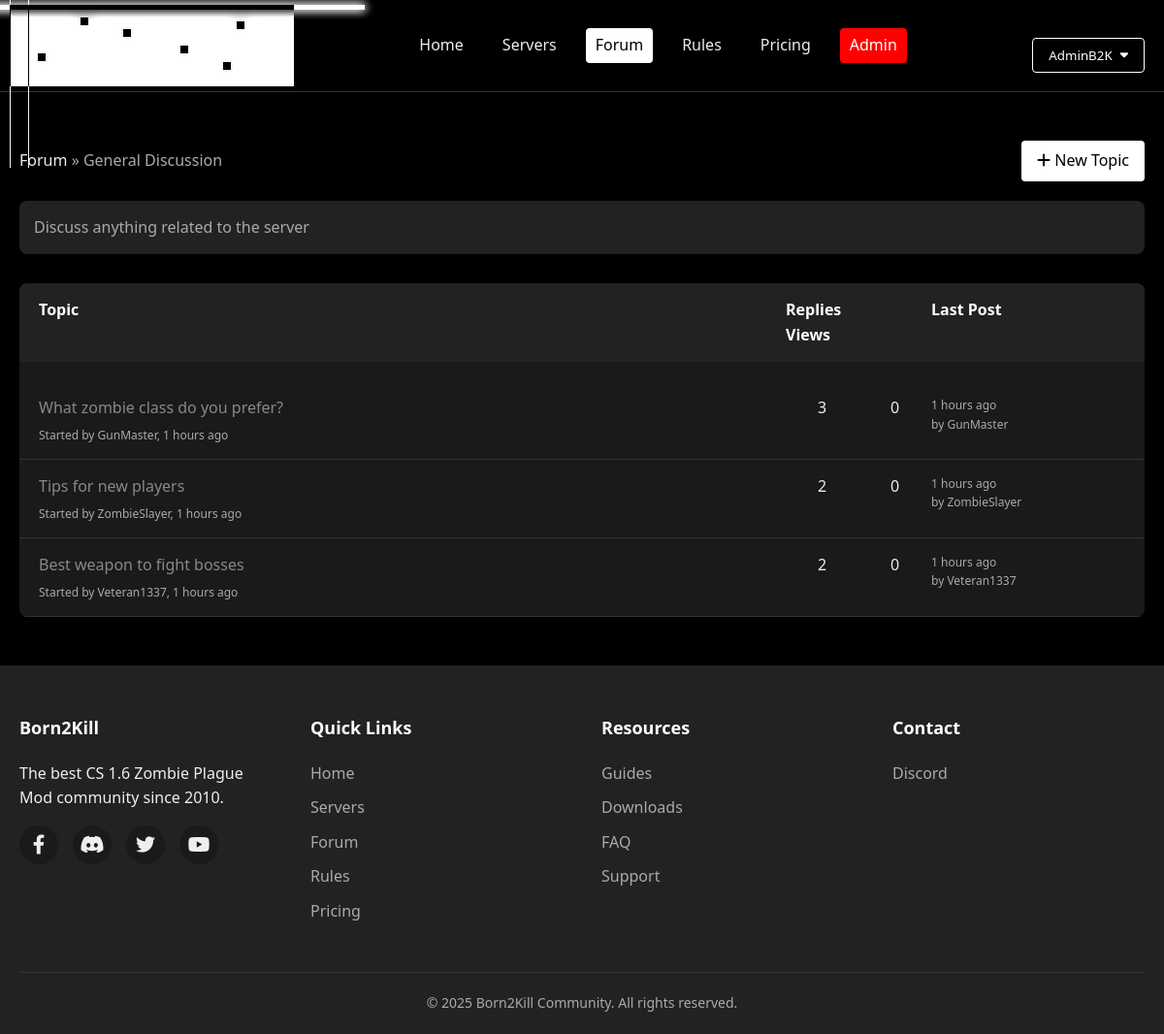
Page /php/category.php?id=2 (signed in) on the committed database.
### tables this page shows
CREATE TABLE IF NOT EXISTS forum_categories (
    id INT AUTO_INCREMENT PRIMARY KEY,
    name VARCHAR(100) NOT NULL,
    description TEXT,
    sort_order INT DEFAULT 0
);

CREATE TABLE IF NOT EXISTS forum_topics (
    id INT AUTO_INCREMENT PRIMARY KEY,
    category_id INT NOT NULL,
    user_id INT NOT NULL,
    title VARCHAR(255) NOT NULL,
    created_at TIMESTAMP DEFAULT CURRENT_TIMESTAMP,
    is_pinned TINYINT(1) DEFAULT 0,
    is_locked TINYINT(1) DEFAULT 0,
    views INT DEFAULT 0,
    FOREIGN KEY (category_id) REFERENCES forum_categories(id) ON DELETE CASCADE,
    FOREIGN KEY (user_id) REFERENCES users(id) ON DELETE CASCADE
);

CREATE TABLE IF NOT EXISTS users (
    id INT AUTO_INCREMENT PRIMARY KEY,
    username VARCHAR(50) UNIQUE NOT NULL,
    password VARCHAR(255) NOT NULL,
    email VARCHAR(100) UNIQUE NOT NULL,
    registration_date TIMESTAMP DEFAULT CURRENT_TIMESTAMP,
    last_login TIMESTAMP NULL,
    avatar VARCHAR(255) DEFAULT 'default.jpg',
    is_admin TINYINT(1) DEFAULT 0,
    vip_status VARCHAR(20) DEFAULT 'none',
    vip_expires TIMESTAMP NULL,
    level INT DEFAULT 1,
    points INT DEFAULT 0,
    packs INT DEFAULT 0
);

### php/config.php (called while the page is built, shortened)
<?php
$db_host = "localhost";
$db_name = "";
$db_user = "";
$db_pass = "";
$conn = new mysqli($db_host, $db_user, $db_pass, $db_name);
$conn->set_charset("utf8mb4");
function isLoggedIn() {
    return isset($_SESSION['user_id']);
}
function getCategoryTopics($category_id) {
    global $conn;
    $sql = "SELECT t.*, u.username as author,
           (SELECT COUNT(*) FROM forum_posts WHERE topic_id = t.id) as replies,
           (SELECT MAX(created_at) FROM forum_posts WHERE topic_id = t.id) as last_reply_date,
           (SELECT u2.username FROM forum_posts p JOIN users u2 ON p.user_id = u2.id
            WHERE p.topic_id = t.id ORDER BY p.created_at DESC LIMIT 1) as last_reply_author
           FROM forum_topics t
           JOIN users u ON t.user_id = u.id
           WHERE t.category_id = ?
           ORDER BY t.is_pinned DESC, t.created_at DESC";
    $stmt = $conn->prepare($sql);
    $stmt->bind_param("i", $category_id);
    $stmt->execute();
    $result = $stmt->get_result();
    $topics = [];
    if ($result->num_rows > 0) {
        while ($row = $result->fetch_assoc()) {
            $topics[] = $row;
        }
    }
    return $topics;
}
function formatDate($date) {
    $timestamp = strtotime($date);
    $now = time();
    $diff = $now - $timestamp;
    if ($diff < 60) {
        return 'Just now';
    } elseif ($diff < 3600) {
        return floor($diff / 60) . ' minutes ago';
    } elseif ($diff < 86400) {
        return floor($diff / 3600) . ' hours ago';
    } elseif ($diff < 604800) {
        return floor($diff / 86400) . ' days ago';
    } else {
        return date('M j, Y', $timestamp);
    }
}

### php/category.php (the view, shortened to what this page needs)
<?php
require_once 'config.php';
$category_id = (int)$_GET['id'];
$sql = "SELECT * FROM forum_categories WHERE id = ?";
$stmt = $conn->prepare($sql);
$stmt->bind_param("i", $category_id);
$stmt->execute();
$result = $stmt->get_result();
$category = $result->fetch_assoc();
$topics = getCategoryTopics($category_id);
?>
<!DOCTYPE html>
<html lang="en">
<head>
    <link rel="stylesheet" href="css/style.css">
    <link rel="stylesheet" href="https://cdnjs.cloudflare.com/ajax/libs/font-awesome/6.0.0/css/all.min.css">
</head>
<body>
    <?php include 'includes/header.php'; ?>
    <section class="forum-category">
        <div class="container">
            <div class="category-header">
                <div class="breadcrumb">
                    <a href="forum.php">Forum</a> &raquo;
                    <span><?php echo htmlspecialchars($category['name']); ?></span>
                </div>
                <?php if (isLoggedIn()): ?>
                <a href="new_topic.php?category_id=<?php echo $category_id; ?>" class="btn btn-primary">
                    <i class="fas fa-plus"></i> New Topic
                </a>
                <?php endif; ?>
            </div>
            <div class="category-description">
                <?php echo htmlspecialchars($category['description']); ?>
            </div>
            <div class="topics-list">
                <?php if (empty($topics)): ?>
                <div class="no-topics">
                    <p>No topics in this category yet. <?php echo isLoggedIn() ? 'Be the first to create one!' : 'Login to create a topic.'; ?></p>
                </div>
                <?php else: ?>
                <div class="topic-header">
                    <div class="topic-title-header">Topic</div>
                    <div class="topic-stats-header">
                        <div>Replies</div>
                        <div>Views</div>
                    </div>
                    <div class="topic-last-post-header">Last Post</div>
                </div>
                <?php foreach ($topics as $topic): ?>
                <div class="topic-row <?php echo $topic['is_pinned'] ? 'pinned' : ''; ?>">
                    <div class="topic-title-col">
                        <a href="topic.php?id=<?php echo $topic['id']; ?>"><?php echo htmlspecialchars($topic['title']); ?></a>
                        <div class="topic-author">
                            Started by <?php echo htmlspecialchars($topic['author']); ?>, <?php echo formatDate($topic['created_at']); ?>
                        </div>
                    </div>
                    <div class="topic-stats">
                        <div><?php echo $topic['replies']; ?></div>
                        <div><?php echo $topic['views']; ?></div>
                    </div>
                    <div class="topic-last-post">
                        <?php if ($topic['last_reply_date']): ?>
                            <div><?php echo formatDate($topic['last_reply_date']); ?></div>
                            <div>by <?php echo htmlspecialchars($topic['last_reply_author']); ?></div>
                        <?php else: ?>
                            <div>No replies yet</div>
                        <?php endif; ?>
                    </div>
                </div>
                <?php endforeach; ?>
                <?php endif; ?>
            </div>
        </div>
    </section>
    <?php include 'includes/footer.php'; ?>
</body>
</html>

### php/css/style.css (style rules this page uses)
:root { --primary: #ffffff; --secondary: #222; --accent: #888; --bg-dark: #000000; --bg-light: #1a1a1a; --text: #eee; --text-muted: #aaa; --border: #333; --success: #5cb85c; --error: #d9534f; }
* { margin: 0; padding: 0; box-sizing: border-box; font-family: 'Segoe UI', Tahoma, Geneva, Verdana, sans-serif; }
body { background-color: var(--bg-dark); color: var(--text); line-height: 1.6; }
a { color: var(--accent); text-decoration: none; transition: all 0.3s ease; }
.container { width: 100%; max-width: 1200px; margin: 0 auto; padding: 0 20px; }
.btn { padding: 8px 16px; border-radius: 4px; font-weight: 500; cursor: pointer; transition: all 0.3s ease; border: none; display: inline-block; text-align: center; }
.btn-primary { background-color: var(--primary); color: black; }
.topic-author { display: flex; align-items: center; gap: 5px; }
.forum-category { padding: 50px 0; background-color: var(--bg-dark); }
.category-header { display: flex; justify-content: space-between; align-items: center; margin-bottom: 20px; }
.breadcrumb { font-size: 16px; color: var(--text-muted); }
.breadcrumb a { color: var(--text); }
.category-description { margin-bottom: 30px; padding: 15px; background-color: var(--secondary); border-radius: 8px; color: var(--text-muted); }
.topics-list { background-color: var(--bg-light); border-radius: 8px; overflow: hidden; }
.topic-header { display: grid; grid-template-columns: 1fr 150px 200px; padding: 15px 20px; background-color: var(--secondary); font-weight: 600; color: var(--primary); }
.topic-row { display: grid; grid-template-columns: 1fr 150px 200px; padding: 15px 20px; border-bottom: 1px solid var(--border); transition: background-color 0.3s ease; }
.topic-title-col { display: flex; flex-direction: column; }
.topic-author { font-size: 12px; color: var(--text-muted); margin-top: 5px; }
.topic-stats { display: grid; grid-template-columns: 1fr 1fr; text-align: center; }
.topic-last-post { font-size: 12px; color: var(--text-muted); }
.topic-header { margin-bottom: 20px; }

### rows in the picture
forum_categories: name "General Discussion", description "Discuss anything related to the server"
forum_topics: title "What zombie class do you prefer?", user.username "GunMaster", created_at "1 hours ago", replies "3", views "0", last_reply_date "1 hours ago", last_reply_author "GunMaster"
forum_topics: title "Tips for new players", user.username "ZombieSlayer", created_at "1 hours ago", replies "2", views "0", last_reply_date "1 hours ago", last_reply_author "ZombieSlayer"
forum_topics: title "Best weapon to fight bosses", user.username "Veteran1337", created_at "1 hours ago", replies "2", views "0", last_reply_date "1 hours ago", last_reply_author "Veteran1337"

### other values in the picture
$_SESSION['username'] "AdminB2K"
